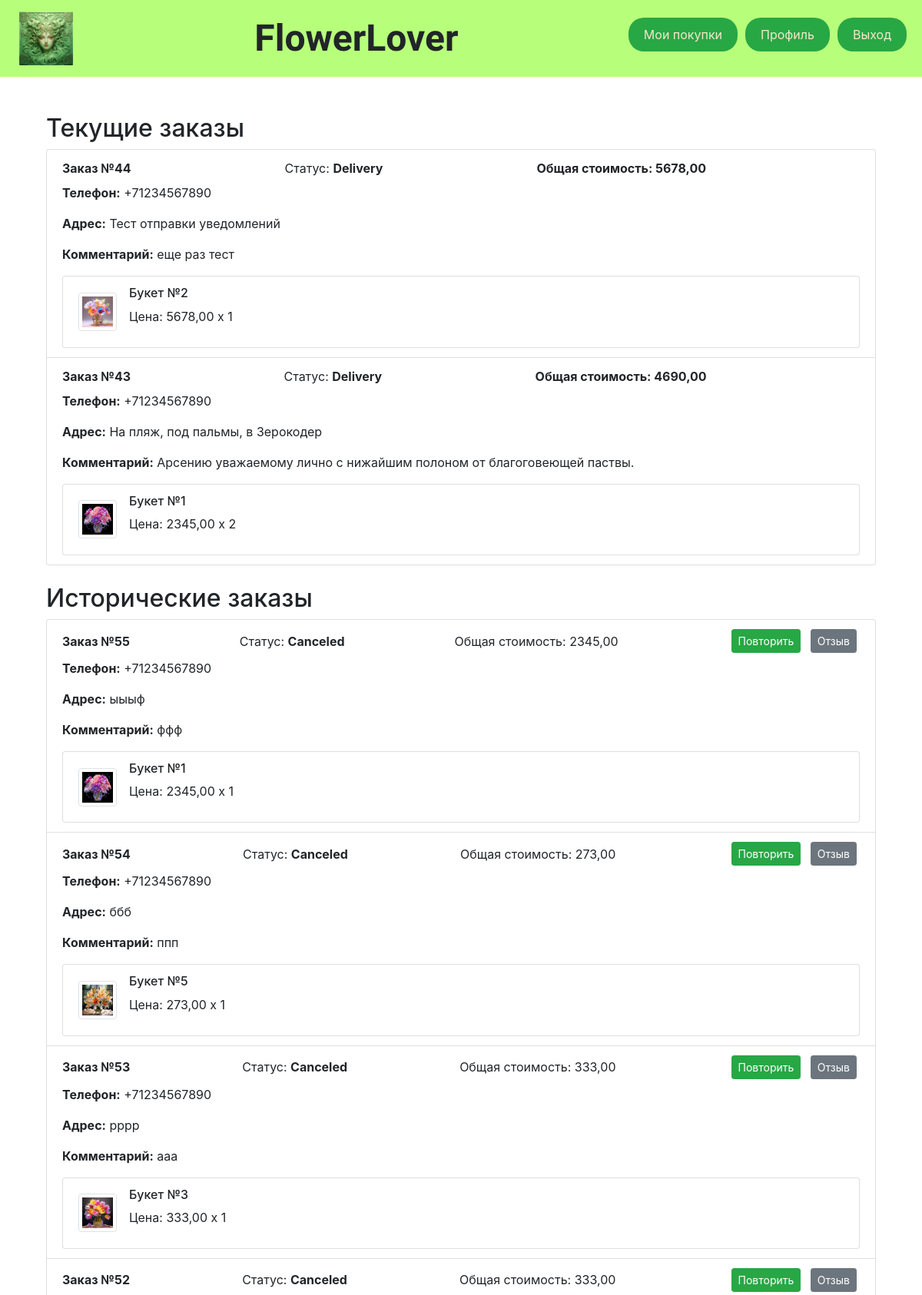
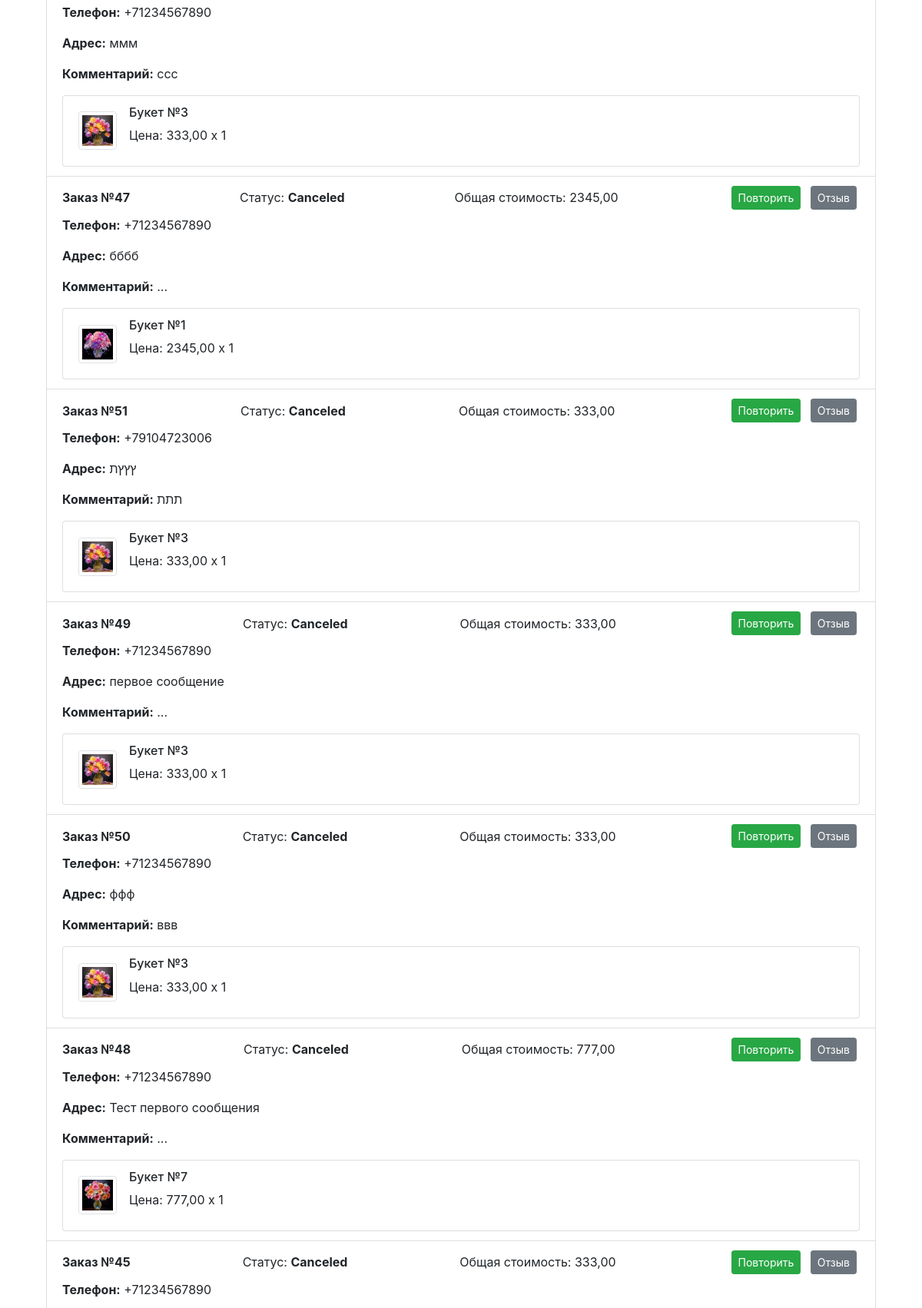
The app's page /purchase/ (signed in, upper part) with its own data (2 pictures, top to bottom).
### business_app/models.py (models this page shows, shortened)
class Order(models.Model):
    DoesNotExist = None
    objects = None
    STATUS_PENDING = 'pending'
    STATUS_CONFIRMED = 'confirmed'
    STATUS_DELIVERY = 'delivery'
    STATUS_CANCELED = 'cancelled'
    STATUS_COMPLETED = 'completed'
    STATUS_CHOICES = [
        (STATUS_PENDING, 'Pending'),
        (STATUS_CONFIRMED, 'Confirmed'),
        (STATUS_DELIVERY, 'Delivery'),
        (STATUS_CANCELED, 'Canceled'),
        (STATUS_COMPLETED, 'Completed'),
    ]
    user = models.ForeignKey(User, on_delete=models.CASCADE, related_name='orders')
    items = models.ManyToManyField(Product, through=OrderItem, related_name='orders')
    total_amount = models.DecimalField(max_digits=8, decimal_places=2, default=0)
    phone = models.CharField(max_length=12)
    address = models.TextField(max_length=120)
    comment = models.TextField(max_length=120, blank=True, null=True)
    telegram_key = models.CharField(max_length=100, blank=True, null=True)
    status = models.CharField(max_length=20, choices=STATUS_CHOICES, default=STATUS_CONFIRMED)
    status_datetime = models.DateTimeField(auto_now_add=True)

class OrderItem(models.Model):
    objects = None
    product = models.ForeignKey(Product, on_delete=models.CASCADE)
    order = models.ForeignKey('Order', on_delete=models.CASCADE)
    quantity = models.PositiveIntegerField(default=1)

class Product(models.Model):
    DoesNotExist = None
    objects = None
    name = models.CharField(max_length=50)
    description = models.TextField(max_length=255)
    price = models.DecimalField(max_digits=8, decimal_places=2)
    image = models.ImageField(upload_to='myproject/media/', default='no_photo.jpg')
    is_active = models.BooleanField(default=True)  # Поле для статуса активности
    class Meta:
        permissions = [
            ("customer", "Покупатель"),
            ("salesman", "Продавец"),
        ]

### business_app/views.py (the view)
    @login_required(login_url='page_errors')
    @user_passes_test(is_in_group('customer'), login_url='page_errors', redirect_field_name=None)
    @order_belongs_to_user
    def _wrapped_view(request, *args, **kwargs):
        try:
            return view_func(request, *args, **kwargs)
        except Exception as e:
            logger.error(f"Ошибка в представлении {view_func.__name__}: {e}")
            return HttpResponseServerError("Произошла внутренняя ошибка сервера.")

### business_app/context_processors.py (called while the page is built)
def user_group_context(request):
    if request.user.is_authenticated:
        group_names = request.user.groups.values_list('name', flat=True)
        return {
            'is_customer': 'customer' in group_names or request.user.is_superuser,
            'is_salesman': 'salesman' in group_names or request.user.is_superuser,
        }
    return {
        'is_customer': False,
        'is_salesman': False,
    }

### business_app/views.py (called while the page is built)
def is_in_group(group_name):
    def check(user):
        try:
            result = user.groups.filter(name=group_name).exists()
            logger.debug(f"Проверка принадлежности к группе '{group_name}' для пользователя {user.username}: {result}")
            return result
        except Exception as e:
            logger.error(f"Ошибка при проверке группы пользователя: {e}")
            return False
    return check

def order_belongs_to_user(view_func):
    @wraps(view_func)
    def _wrapped_view(request, *args, **kwargs):
        order_id = kwargs.get('order_id')
        try:
            if order_id is not None:
                order = get_object_or_404(Order, id=order_id)
                logger.debug(f"Заказ с ID {order_id} найден для пользователя {request.user.username}")
                if order.user != request.user:
                    logger.warning(f"Пользователь {request.user.username} попытался получить доступ к чужому заказу с ID {order_id}")
                    return HttpResponseForbidden("Вы не можете редактировать этот заказ.")
        except Exception as e:
            logger.error(f"Ошибка при проверке заказа: {e}")
            return HttpResponseServerError("Произошла внутренняя ошибка сервера.")
        return view_func(request, *args, **kwargs)
    return _wrapped_view

def customer_required(view_func):
    @login_required(login_url='page_errors')
    @user_passes_test(is_in_group('customer'), login_url='page_errors', redirect_field_name=None)
    @order_belongs_to_user
    def _wrapped_view(request, *args, **kwargs):
        try:
            return view_func(request, *args, **kwargs)
        except Exception as e:
            logger.error(f"Ошибка в представлении {view_func.__name__}: {e}")
            return HttpResponseServerError("Произошла внутренняя ошибка сервера.")
    return _wrapped_view

@customer_required
def purchase(request):
    context = get_order_context(user=request.user)
    return render(request, 'business_app/purchase.html', context)

### business_app/templates/business_app/purchase.html (shortened to what this page needs)
{% extends 'base.html' %}
{% load bootstrap4 %}
{% block content %}
<div class="container mt-4">
    <h2>Текущие заказы</h2>
    <div class="list-group mb-4">
        {% for order in current_orders %}
            <div class="list-group-item">
                <div class="d-flex w-100 justify-content-between align-items-center">
                    <span><strong>Заказ №{{ order.id }}</strong></span>
                    <span>Статус: <strong>{{ order.get_status_display }}</strong></span>
                    <span><strong>Общая стоимость: {{ order.total_amount|floatformat:2 }}</strong></span>
                </div>
                <div class="mt-2">
                    <p><strong>Телефон:</strong> {{ order.phone }}</p>
                    <p><strong>Адрес:</strong> {{ order.address }}</p>
                    <p><strong>Комментарий:</strong> {{ order.comment }}</p>
                </div>
                <ul class="list-group mt-2">
                    {% for item in order.orderitem_set.all %}
                        <li class="list-group-item d-flex justify-content-between align-items-center">
                            <div class="d-flex align-items-center">
                                <img src="{{ item.product.image.url }}" alt="{{ item.product.name }}" class="img-thumbnail" style="width: 50px; height: 50px;">
                                <div class="ml-3">
                                    <h6>{{ item.product.name }}</h6>
                                    <p>Цена: {{ item.product.price }} x {{ item.quantity }}</p>
                                </div>
                            </div>
                        </li>
                    {% endfor %}
                </ul>
            </div>
        {% empty %}
            <p>Нет текущих заказов.</p>
        {% endfor %}
    </div>
    <h2>Исторические заказы</h2>
    <div class="list-group">
        {% for order in historical_orders %}
            <div class="list-group-item">
                <div class="d-flex w-100 justify-content-between align-items-center">
                    <span><strong>Заказ №{{ order.id }}</strong></span>
                    <span>Статус: <strong>{{ order.get_status_display }}</strong></span>
                    <span>Общая стоимость: {{ order.total_amount|floatformat:2 }}</span>
                    <div>
                        {% if order.status == STATUS_COMPLETED or order.status == STATUS_CANCELED %}
                                <button class="btn btn-success btn-sm mx-1">Повторить</button>
                            <form method="post" action="{% url 'review' order.id %}" style="display:inline;">
                                <button type="submit" class="btn btn-secondary btn-sm mx-1">Отзыв</button>
                            </form>
                        {% endif %}
                    </div>
                </div>
                <div class="mt-2">
                    <p><strong>Телефон:</strong> {{ order.phone }}</p>
                    <p><strong>Адрес:</strong> {{ order.address }}</p>
                    <p><strong>Комментарий:</strong> {{ order.comment }}</p>
                </div>
                <ul class="list-group mt-2">
                    {% for item in order.orderitem_set.all %}
                        <li class="list-group-item d-flex justify-content-between align-items-center">
                            <div class="d-flex align-items-center">
                                <img src="{{ item.product.image.url }}" alt="{{ item.product.name }}" class="img-thumbnail" style="width: 50px; height: 50px;">
                                <div class="ml-3">
                                    <h6>{{ item.product.name }}</h6>
                                    <p>Цена: {{ item.product.price }} x {{ item.quantity }}</p>
                                </div>
                            </div>
                        </li>
                    {% endfor %}
                </ul>
            </div>
        {% empty %}
            <p>Нет исторических заказов.</p>
        {% endfor %}
    </div>
</div>
{% endblock %}

### business_app/templates/base.html (shortened to what this page needs)
<!DOCTYPE html>
<html lang="en">
{% load static %}
<head>
    <link href="https://stackpath.bootstrapcdn.com/bootstrap/4.5.2/css/bootstrap.min.css" rel="stylesheet">
    <link href="{% static 'business_app/css/style.css' %}" rel="stylesheet">
</head>
<body>
    <div class="content-wrapper">
        <header class="header d-flex align-items-center">
            <img src="{% static 'business_app/images/logo_green.png' %}" alt="Logo">
            <div class="site-title">FlowerLover</div>
           <nav class="navigation">
                {% if user.is_authenticated %}
                    {% if user.is_superuser %}
                        <a href="{% url 'purchase' %}" class="nav-button">Мои покупки</a>
                        <a href="{% url 'sale' %}" class="nav-button">Мои продажи</a>
                    {% else %}
                        {% if is_customer %}
                            <a href="{% url 'purchase' %}" class="nav-button">Мои покупки</a>
                        {% endif %}
                    {% endif %}
                    <a href="{% url 'profile' %}" class="nav-button">Профиль</a>
                    <a href="{% url 'logout' %}" class="nav-button">Выход</a>
                {% else %}
                    <a href="{% url 'authorization' %}" class="nav-button">Вход</a>
                {% endif %}
            </nav>
        </header>
        <div class="container mt-4 mb-5">
            {% block content %}{% endblock %}
        </div>
    </div>
</body>
</html>

### business_app/static/business_app/css/style.css (style rules this page uses)
html, body { height: 100%; margin: 0; display: flex; flex-direction: column; }
.content-wrapper { flex: 1; }
.header { background-color: #B7FF7A; padding: 5px 0; text-align: center; }
.header { display: flex; justify-content: space-between; align-items: center; width: 100%; padding: 10px 20px; box-sizing: border-box; }
.header img { height: 70px; margin: 5px; }
.site-title { font-family: 'Dancing Script', cursive; font-weight: 700; font-size: 48px; margin-left: 10px; }
.navigation { display: flex; align-items: center; justify-content: flex-end; gap: 10px; }
.nav-button { background-color: #28a745 !important; color: #f7e7ce !important; border: none !important; border-radius: 20px !important; padding: 10px 20px !important; text-decoration: none !important; font-size: 16px !important; transition: background-color 0.3s !important; display: block; text-align: center; margin-bottom: 10px; }
.container { display: flex; flex-direction: column !important; }
.ml-3 { margin-left: 1rem; }

### records on screen
Order: id "44", status "Delivery", total_amount "5678,00", phone "+71234567890", address "Тест отправки уведомлений", comment "еще раз тест"
OrderItem: product.image (picture), product.name "Букет №2", product.price "5678,00", quantity "1"
Order: id "43", status "Delivery", total_amount "4690,00", phone "+71234567890", address "На пляж, под пальмы, в Зерокодер", comment "Арсению уважаемому лично с нижайшим полоном от благоговеющей паствы."
OrderItem: product.image (picture), product.name "Букет №1", product.price "2345,00", quantity "2"
Order: id "55", status "Canceled", total_amount "2345,00", shows "Повторить", phone "+71234567890", address "ыыыф", comment "ффф"
OrderItem: product.image (picture), product.name "Букет №1", product.price "2345,00", quantity "1"
Order: id "54", status "Canceled", total_amount "273,00", shows "Повторить", phone "+71234567890", address "ббб", comment "ппп"
OrderItem: product.image (picture), product.name "Букет №5", product.price "273,00", quantity "1"
Order: id "53", status "Canceled", total_amount "333,00", shows "Повторить", phone "+71234567890", address "рррр", comment "ааа"
OrderItem: product.image (picture), product.name "Букет №3", product.price "333,00", quantity "1"
Order: id "52", status "Canceled", total_amount "333,00", shows "Повторить", phone "+71234567890", address "ммм", comment "ссс"
OrderItem: product.image (picture), product.name "Букет №3", product.price "333,00", quantity "1"
Order: id "47", status "Canceled", total_amount "2345,00", shows "Повторить", phone "+71234567890", address "бббб", comment "..."
OrderItem: product.image (picture), product.name "Букет №1", product.price "2345,00", quantity "1"
Order: id "51", status "Canceled", total_amount "333,00", shows "Повторить", phone "+79104723006", address "ץץץת", comment "תתת"
OrderItem: product.image (picture), product.name "Букет №3", product.price "333,00", quantity "1"
Order: id "49", status "Canceled", total_amount "333,00", shows "Повторить", phone "+71234567890", address "первое сообщение", comment "..."
OrderItem: product.image (picture), product.name "Букет №3", product.price "333,00", quantity "1"
Order: id "50", status "Canceled", total_amount "333,00", shows "Повторить", phone "+71234567890", address "ффф", comment "ввв"
OrderItem: product.image (picture), product.name "Букет №3", product.price "333,00", quantity "1"
Order: id "48", status "Canceled", total_amount "777,00", shows "Повторить", phone "+71234567890", address "Тест первого сообщения", comment "..."
OrderItem: product.image (picture), product.name "Букет №7", product.price "777,00", quantity "1"
Order: id "45", status "Canceled", total_amount "333,00", shows "Повторить", phone "+71234567890"
